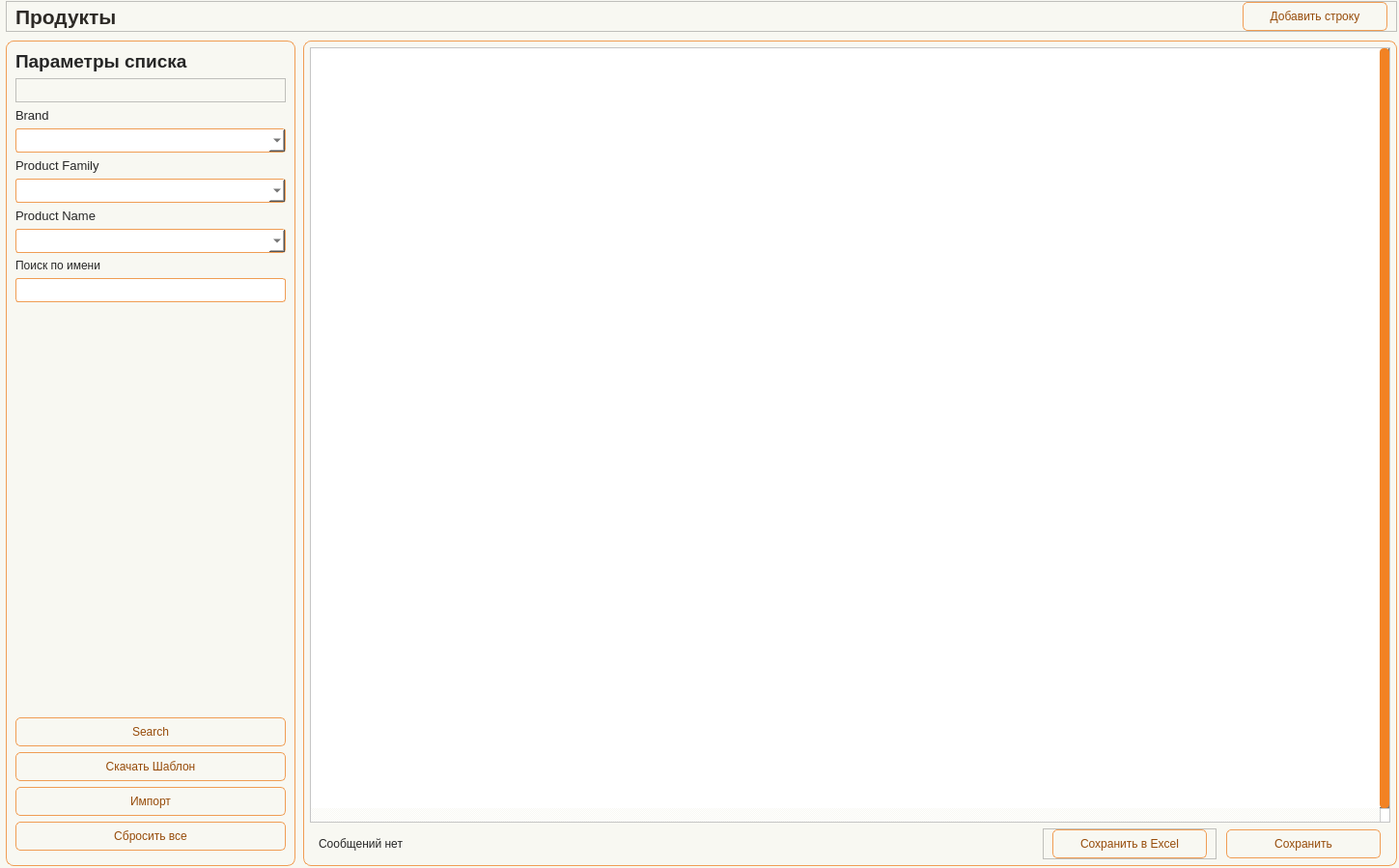
<?xml version="1.0" encoding="UTF-8"?>
<ui version="4.0">
 <class>Form</class>
 <widget class="QWidget" name="Form">
  <property name="geometry">
   <rect>
    <x>0</x>
    <y>0</y>
    <width>1449</width>
    <height>899</height>
   </rect>
  </property>
  <property name="minimumSize">
   <size>
    <width>930</width>
    <height>650</height>
   </size>
  </property>
  <property name="windowTitle">
   <string>Form</string>
  </property>
  <property name="styleSheet">
   <string notr="true">/* ===== BASE PREVIEW STYLE FOR DESIGNER ===== */

QWidget {
    background-color: #f8f8f2;
    color: #262626;
    font: 10pt &quot;Tahoma&quot;;
}

/* ===== LABELS ===== */

QLabel {
    color: #262626;
}

#Title_label {
    font: 16pt &quot;Tahoma&quot;;
    font-weight: 700;
    color: #2D2A26;
}

QLabel#label_filter_title {
    font: 14pt &quot;Tahoma&quot;;
    font-weight: 700;
}

/* ===== INPUTS ===== */

QLineEdit, QComboBox, QDateEdit {
    border: 1px solid #f09d54;
    border-radius: 3px;
    padding: 2px;
    background-color: #ffffff;
    color: #262626;
}

/* ===== BUTTONS ===== */

QPushButton {
    border: 1px solid #f09d54;
    border-radius: 5px;
    background-color: #f8f8f2;
    color: #964b09;
    padding: 4px;
}

/* ===== TABLE ===== */

QTableWidget {
    background-color: #ffffff;
    gridline-color: #f28223;
    selection-background-color: #f5d3b5;
    selection-color: #262626;
}

QHeaderView::section {
    background-color: #f5d3b5;
    border: 1px solid #f28223;
    padding: 3px;
}

/* ===== FRAMES ===== */

QFrame#frame_LeftPanel, 
QFrame#frame_RightPanel {
    border: 1px solid #f28223;
    border-radius: 5px;
}

/* ===== SCROLL ===== */

QScrollBar:vertical {
    background: #f8f8f2;
    width: 10px;
}

QScrollBar::handle:vertical {
    background: #f28223;
    border-radius: 4px;
}</string>
  </property>
  <layout class="QHBoxLayout" name="horizontalLayout">
   <property name="leftMargin">
    <number>0</number>
   </property>
   <property name="topMargin">
    <number>0</number>
   </property>
   <property name="rightMargin">
    <number>0</number>
   </property>
   <property name="bottomMargin">
    <number>0</number>
   </property>
   <item>
    <widget class="QWidget" name="widget" native="true">
     <layout class="QVBoxLayout" name="verticalLayout">
      <property name="spacing">
       <number>10</number>
      </property>
      <property name="leftMargin">
       <number>6</number>
      </property>
      <property name="topMargin">
       <number>0</number>
      </property>
      <property name="rightMargin">
       <number>2</number>
      </property>
      <property name="bottomMargin">
       <number>2</number>
      </property>
      <item>
       <widget class="QFrame" name="frame_2">
        <property name="minimumSize">
         <size>
          <width>0</width>
          <height>32</height>
         </size>
        </property>
        <property name="maximumSize">
         <size>
          <width>16777215</width>
          <height>30</height>
         </size>
        </property>
        <property name="frameShape">
         <enum>QFrame::Shape::StyledPanel</enum>
        </property>
        <property name="frameShadow">
         <enum>QFrame::Shadow::Raised</enum>
        </property>
        <layout class="QHBoxLayout" name="horizontalLayout_2">
         <property name="spacing">
          <number>0</number>
         </property>
         <property name="topMargin">
          <number>0</number>
         </property>
         <property name="bottomMargin">
          <number>0</number>
         </property>
         <item>
          <widget class="QLabel" name="Title_label">
           <property name="minimumSize">
            <size>
             <width>0</width>
             <height>0</height>
            </size>
           </property>
           <property name="maximumSize">
            <size>
             <width>16777215</width>
             <height>16777215</height>
            </size>
           </property>
           <property name="font">
            <font>
             <family>Tahoma</family>
             <pointsize>16</pointsize>
             <italic>false</italic>
             <bold>true</bold>
            </font>
           </property>
           <property name="layoutDirection">
            <enum>Qt::LayoutDirection::LeftToRight</enum>
           </property>
           <property name="text">
            <string>Продукты</string>
           </property>
          </widget>
         </item>
         <item>
          <spacer name="horizontalSpacer_top">
           <property name="orientation">
            <enum>Qt::Orientation::Horizontal</enum>
           </property>
           <property name="sizeHint" stdset="0">
            <size>
             <width>556</width>
             <height>17</height>
            </size>
           </property>
          </spacer>
         </item>
         <item>
          <widget class="QPushButton" name="btn_AddLine">
           <property name="minimumSize">
            <size>
             <width>150</width>
             <height>30</height>
            </size>
           </property>
           <property name="text">
            <string>Добавить строку</string>
           </property>
           <property name="icon">
            <iconset resource="../resource.qrc">
             <normaloff>:/icon/icon/plus-circle — копия — копия.svg</normaloff>:/icon/icon/plus-circle — копия — копия.svg</iconset>
           </property>
          </widget>
         </item>
        </layout>
       </widget>
      </item>
      <item>
       <widget class="QFrame" name="frame_Content">
        <property name="frameShape">
         <enum>QFrame::Shape::NoFrame</enum>
        </property>
        <property name="frameShadow">
         <enum>QFrame::Shadow::Plain</enum>
        </property>
        <layout class="QHBoxLayout" name="horizontalLayout_content">
         <property name="spacing">
          <number>8</number>
         </property>
         <property name="leftMargin">
          <number>0</number>
         </property>
         <property name="topMargin">
          <number>0</number>
         </property>
         <property name="rightMargin">
          <number>0</number>
         </property>
         <property name="bottomMargin">
          <number>0</number>
         </property>
         <item>
          <widget class="QFrame" name="frame_LeftPanel">
           <property name="minimumSize">
            <size>
             <width>280</width>
             <height>0</height>
            </size>
           </property>
           <property name="maximumSize">
            <size>
             <width>300</width>
             <height>16777215</height>
            </size>
           </property>
           <property name="styleSheet">
            <string notr="true">#frame_LeftPanel {border: 1px solid #f09d54; border-radius: 8px;}</string>
           </property>
           <property name="frameShape">
            <enum>QFrame::Shape::StyledPanel</enum>
           </property>
           <property name="frameShadow">
            <enum>QFrame::Shadow::Raised</enum>
           </property>
           <layout class="QVBoxLayout" name="verticalLayout_left">
            <property name="spacing">
             <number>6</number>
            </property>
            <property name="leftMargin">
             <number>9</number>
            </property>
            <property name="topMargin">
             <number>9</number>
            </property>
            <property name="rightMargin">
             <number>9</number>
            </property>
            <property name="bottomMargin">
             <number>9</number>
            </property>
            <item>
             <widget class="QLabel" name="label_filter_title">
              <property name="font">
               <font>
                <family>Tahoma</family>
                <pointsize>14</pointsize>
                <italic>false</italic>
                <bold>true</bold>
               </font>
              </property>
              <property name="text">
               <string>Параметры списка</string>
              </property>
             </widget>
            </item>
            <item>
             <widget class="QFrame" name="frame">
              <property name="minimumSize">
               <size>
                <width>0</width>
                <height>25</height>
               </size>
              </property>
              <property name="maximumSize">
               <size>
                <width>16777215</width>
                <height>25</height>
               </size>
              </property>
              <property name="frameShape">
               <enum>QFrame::Shape::StyledPanel</enum>
              </property>
              <property name="frameShadow">
               <enum>QFrame::Shadow::Raised</enum>
              </property>
             </widget>
            </item>
            <item>
             <widget class="QLabel" name="label_5">
              <property name="font">
               <font>
                <family>Tahoma</family>
                <pointsize>10</pointsize>
                <italic>false</italic>
                <bold>false</bold>
               </font>
              </property>
              <property name="text">
               <string>Brand</string>
              </property>
             </widget>
            </item>
            <item>
             <widget class="QComboBox" name="line_Brand">
              <property name="minimumSize">
               <size>
                <width>0</width>
                <height>25</height>
               </size>
              </property>
              <property name="maximumSize">
               <size>
                <width>16777215</width>
                <height>25</height>
               </size>
              </property>
              <property name="currentText">
               <string/>
              </property>
              <property name="currentIndex">
               <number>-1</number>
              </property>
             </widget>
            </item>
            <item>
             <widget class="QLabel" name="label_4">
              <property name="font">
               <font>
                <family>Tahoma</family>
                <pointsize>10</pointsize>
                <italic>false</italic>
                <bold>false</bold>
               </font>
              </property>
              <property name="text">
               <string>Product Family</string>
              </property>
             </widget>
            </item>
            <item>
             <widget class="QComboBox" name="line_Prod_Fam">
              <property name="minimumSize">
               <size>
                <width>0</width>
                <height>25</height>
               </size>
              </property>
              <property name="maximumSize">
               <size>
                <width>16777215</width>
                <height>25</height>
               </size>
              </property>
             </widget>
            </item>
            <item>
             <widget class="QLabel" name="label_3">
              <property name="font">
               <font>
                <family>Tahoma</family>
                <pointsize>10</pointsize>
                <italic>false</italic>
                <bold>false</bold>
               </font>
              </property>
              <property name="text">
               <string>Product Name</string>
              </property>
             </widget>
            </item>
            <item>
             <widget class="QComboBox" name="line_Prod_name">
              <property name="minimumSize">
               <size>
                <width>200</width>
                <height>25</height>
               </size>
              </property>
              <property name="maximumSize">
               <size>
                <width>16777215</width>
                <height>25</height>
               </size>
              </property>
             </widget>
            </item>
            <item>
             <widget class="QLabel" name="label">
              <property name="text">
               <string>Поиск по имени</string>
              </property>
             </widget>
            </item>
            <item>
             <widget class="QLineEdit" name="line_FindProduct">
              <property name="minimumSize">
               <size>
                <width>0</width>
                <height>25</height>
               </size>
              </property>
              <property name="maximumSize">
               <size>
                <width>16777215</width>
                <height>25</height>
               </size>
              </property>
             </widget>
            </item>
            <item>
             <spacer name="verticalSpacer_filters">
              <property name="orientation">
               <enum>Qt::Orientation::Vertical</enum>
              </property>
              <property name="sizeHint" stdset="0">
               <size>
                <width>20</width>
                <height>450</height>
               </size>
              </property>
             </spacer>
            </item>
            <item>
             <widget class="QPushButton" name="btn_Search">
              <property name="minimumSize">
               <size>
                <width>100</width>
                <height>30</height>
               </size>
              </property>
              <property name="maximumSize">
               <size>
                <width>16777215</width>
                <height>16777215</height>
               </size>
              </property>
              <property name="text">
               <string>Search</string>
              </property>
              <property name="icon">
               <iconset resource="../resource.qrc">
                <normaloff>:/icon/icon/search — копия — копия.svg</normaloff>:/icon/icon/search — копия — копия.svg</iconset>
              </property>
             </widget>
            </item>
            <item>
             <widget class="QPushButton" name="btn_DownFile">
              <property name="minimumSize">
               <size>
                <width>0</width>
                <height>30</height>
               </size>
              </property>
              <property name="maximumSize">
               <size>
                <width>16777215</width>
                <height>30</height>
               </size>
              </property>
              <property name="text">
               <string>Скачать Шаблон</string>
              </property>
              <property name="icon">
               <iconset resource="../resource.qrc">
                <normaloff>:/icon/icon/arrow-down-circle — копия — копия.svg</normaloff>:/icon/icon/arrow-down-circle — копия — копия.svg</iconset>
              </property>
             </widget>
            </item>
            <item>
             <widget class="QPushButton" name="btn_Import">
              <property name="minimumSize">
               <size>
                <width>0</width>
                <height>30</height>
               </size>
              </property>
              <property name="maximumSize">
               <size>
                <width>16777215</width>
                <height>30</height>
               </size>
              </property>
              <property name="text">
               <string>Импорт</string>
              </property>
              <property name="icon">
               <iconset resource="../resource.qrc">
                <normaloff>:/icon/icon/arrow-up-circle — копия — копия.svg</normaloff>:/icon/icon/arrow-up-circle — копия — копия.svg</iconset>
              </property>
             </widget>
            </item>
            <item>
             <widget class="QPushButton" name="btn_Reset">
              <property name="minimumSize">
               <size>
                <width>0</width>
                <height>30</height>
               </size>
              </property>
              <property name="maximumSize">
               <size>
                <width>16777215</width>
                <height>30</height>
               </size>
              </property>
              <property name="text">
               <string>Сбросить все</string>
              </property>
              <property name="icon">
               <iconset resource="../resource.qrc">
                <normaloff>:/icon/icon/loader — копия — копия.svg</normaloff>:/icon/icon/loader — копия — копия.svg</iconset>
              </property>
             </widget>
            </item>
            <item>
             <widget class="QFrame" name="frame_3">
              <property name="minimumSize">
               <size>
                <width>110</width>
                <height>0</height>
               </size>
              </property>
              <property name="maximumSize">
               <size>
                <width>16777215</width>
                <height>16777215</height>
               </size>
              </property>
              <layout class="QVBoxLayout" name="verticalLayout_4" stretch="">
               <property name="spacing">
                <number>0</number>
               </property>
               <property name="leftMargin">
                <number>0</number>
               </property>
               <property name="topMargin">
                <number>0</number>
               </property>
               <property name="rightMargin">
                <number>0</number>
               </property>
               <property name="bottomMargin">
                <number>0</number>
               </property>
              </layout>
             </widget>
            </item>
           </layout>
          </widget>
         </item>
         <item>
          <widget class="QFrame" name="frame_RightPanel">
           <property name="styleSheet">
            <string notr="true">#frame_RightPanel {border: 1px solid #f09d54; border-radius: 8px;}</string>
           </property>
           <property name="frameShape">
            <enum>QFrame::Shape::StyledPanel</enum>
           </property>
           <property name="frameShadow">
            <enum>QFrame::Shadow::Raised</enum>
           </property>
           <layout class="QVBoxLayout" name="verticalLayout_right">
            <property name="spacing">
             <number>6</number>
            </property>
            <property name="leftMargin">
             <number>6</number>
            </property>
            <property name="topMargin">
             <number>6</number>
            </property>
            <property name="rightMargin">
             <number>6</number>
            </property>
            <property name="bottomMargin">
             <number>6</number>
            </property>
            <item>
             <layout class="QHBoxLayout" name="horizontalLayout_topRight">
              <property name="spacing">
               <number>6</number>
              </property>
              <property name="leftMargin">
               <number>0</number>
              </property>
              <property name="topMargin">
               <number>0</number>
              </property>
              <property name="rightMargin">
               <number>0</number>
              </property>
              <property name="bottomMargin">
               <number>0</number>
              </property>
             </layout>
            </item>
            <item>
             <widget class="QTableWidget" name="table">
              <property name="verticalScrollBarPolicy">
               <enum>Qt::ScrollBarPolicy::ScrollBarAlwaysOn</enum>
              </property>
              <property name="horizontalScrollBarPolicy">
               <enum>Qt::ScrollBarPolicy::ScrollBarAlwaysOn</enum>
              </property>
              <property name="sizeAdjustPolicy">
               <enum>QAbstractScrollArea::SizeAdjustPolicy::AdjustToContents</enum>
              </property>
              <property name="autoScrollMargin">
               <number>10</number>
              </property>
              <property name="selectionMode">
               <enum>QAbstractItemView::SelectionMode::SingleSelection</enum>
              </property>
              <property name="textElideMode">
               <enum>Qt::TextElideMode::ElideMiddle</enum>
              </property>
              <property name="sortingEnabled">
               <bool>true</bool>
              </property>
              <property name="wordWrap">
               <bool>false</bool>
              </property>
              <property name="rowCount">
               <number>0</number>
              </property>
              <property name="columnCount">
               <number>0</number>
              </property>
              <attribute name="horizontalHeaderCascadingSectionResizes">
               <bool>true</bool>
              </attribute>
              <attribute name="horizontalHeaderMinimumSectionSize">
               <number>55</number>
              </attribute>
              <attribute name="horizontalHeaderDefaultSectionSize">
               <number>100</number>
              </attribute>
              <attribute name="horizontalHeaderShowSortIndicator" stdset="0">
               <bool>true</bool>
              </attribute>
              <attribute name="horizontalHeaderStretchLastSection">
               <bool>true</bool>
              </attribute>
              <attribute name="verticalHeaderVisible">
               <bool>false</bool>
              </attribute>
              <attribute name="verticalHeaderCascadingSectionResizes">
               <bool>true</bool>
              </attribute>
              <attribute name="verticalHeaderMinimumSectionSize">
               <number>24</number>
              </attribute>
              <attribute name="verticalHeaderDefaultSectionSize">
               <number>25</number>
              </attribute>
              <attribute name="verticalHeaderHighlightSections">
               <bool>false</bool>
              </attribute>
             </widget>
            </item>
            <item>
             <widget class="QFrame" name="frame_Update">
              <property name="minimumSize">
               <size>
                <width>0</width>
                <height>0</height>
               </size>
              </property>
              <property name="maximumSize">
               <size>
                <width>16777215</width>
                <height>50</height>
               </size>
              </property>
              <layout class="QHBoxLayout" name="horizontalLayout_5">
               <property name="spacing">
                <number>0</number>
               </property>
               <property name="leftMargin">
                <number>0</number>
               </property>
               <property name="topMargin">
                <number>0</number>
               </property>
               <property name="rightMargin">
                <number>0</number>
               </property>
               <property name="bottomMargin">
                <number>0</number>
               </property>
               <item>
                <widget class="QFrame" name="frame_4">
                 <property name="minimumSize">
                  <size>
                   <width>0</width>
                   <height>0</height>
                  </size>
                 </property>
                 <layout class="QVBoxLayout" name="verticalLayout_5">
                  <property name="leftMargin">
                   <number>9</number>
                  </property>
                  <property name="topMargin">
                   <number>0</number>
                  </property>
                  <property name="rightMargin">
                   <number>0</number>
                  </property>
                  <property name="bottomMargin">
                   <number>0</number>
                  </property>
                  <item>
                   <widget class="QLabel" name="label_msg">
                    <property name="text">
                     <string>Сообщений нет</string>
                    </property>
                   </widget>
                  </item>
                 </layout>
                </widget>
               </item>
               <item>
                <widget class="QFrame" name="frame_6">
                 <property name="minimumSize">
                  <size>
                   <width>180</width>
                   <height>0</height>
                  </size>
                 </property>
                 <property name="maximumSize">
                  <size>
                   <width>180</width>
                   <height>16777215</height>
                  </size>
                 </property>
                 <property name="frameShape">
                  <enum>QFrame::Shape::StyledPanel</enum>
                 </property>
                 <property name="frameShadow">
                  <enum>QFrame::Shadow::Raised</enum>
                 </property>
                 <layout class="QHBoxLayout" name="horizontalLayout_4">
                  <property name="leftMargin">
                   <number>0</number>
                  </property>
                  <property name="topMargin">
                   <number>0</number>
                  </property>
                  <property name="rightMargin">
                   <number>0</number>
                  </property>
                  <property name="bottomMargin">
                   <number>0</number>
                  </property>
                  <item>
                   <widget class="QPushButton" name="btn_SaveExcel">
                    <property name="minimumSize">
                     <size>
                      <width>160</width>
                      <height>30</height>
                     </size>
                    </property>
                    <property name="maximumSize">
                     <size>
                      <width>160</width>
                      <height>30</height>
                     </size>
                    </property>
                    <property name="text">
                     <string>Сохранить в Excel</string>
                    </property>
                    <property name="icon">
                     <iconset resource="../resource.qrc">
                      <normaloff>:/icon/icon/download — копия — копия.svg</normaloff>:/icon/icon/download — копия — копия.svg</iconset>
                    </property>
                   </widget>
                  </item>
                 </layout>
                </widget>
               </item>
               <item>
                <widget class="QFrame" name="frame_5">
                 <property name="minimumSize">
                  <size>
                   <width>180</width>
                   <height>0</height>
                  </size>
                 </property>
                 <property name="maximumSize">
                  <size>
                   <width>180</width>
                   <height>16777215</height>
                  </size>
                 </property>
                 <layout class="QHBoxLayout" name="horizontalLayout_3">
                  <property name="spacing">
                   <number>0</number>
                  </property>
                  <property name="leftMargin">
                   <number>0</number>
                  </property>
                  <property name="topMargin">
                   <number>0</number>
                  </property>
                  <property name="rightMargin">
                   <number>0</number>
                  </property>
                  <property name="bottomMargin">
                   <number>0</number>
                  </property>
                  <item>
                   <widget class="QPushButton" name="btn_Save">
                    <property name="minimumSize">
                     <size>
                      <width>160</width>
                      <height>30</height>
                     </size>
                    </property>
                    <property name="maximumSize">
                     <size>
                      <width>160</width>
                      <height>16777215</height>
                     </size>
                    </property>
                    <property name="text">
                     <string>Сохранить</string>
                    </property>
                    <property name="icon">
                     <iconset resource="../resource.qrc">
                      <normaloff>:/icon/icon/save — копия — копия.svg</normaloff>:/icon/icon/save — копия — копия.svg</iconset>
                    </property>
                   </widget>
                  </item>
                 </layout>
                </widget>
               </item>
              </layout>
             </widget>
            </item>
           </layout>
          </widget>
         </item>
        </layout>
       </widget>
      </item>
     </layout>
    </widget>
   </item>
  </layout>
 </widget>
 <resources>
  <include location="../resource.qrc"/>
 </resources>
 <connections/>
</ui>
